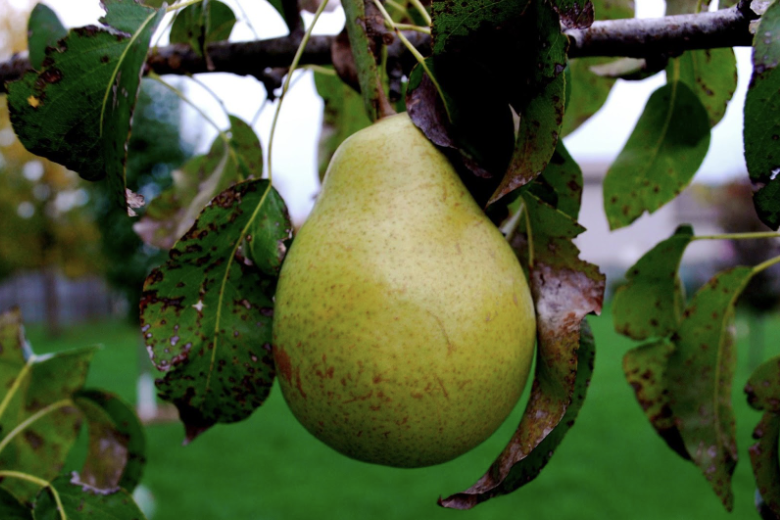
#> input picture images/pair-color.png, 780 x 520 px
$ jupyter execute examples-filtering.ipynb   (older library calls are emulated)
#> lines starting #> are read from the running program, lines starting #| are printed output that depends on the picture
[cell 1]
import numpy as np
import cv2
from matplotlib import pyplot as plt

[cell 2]
img = cv2.imread("../images/pair-color.png")
#> img is the input picture: shape (520, 780, 3); mean B, G, R 53.2, 88.5, 75.6

[cell 3]
plt.imshow(img[:,:,::-1])

[cell 4]
def imshow(img, title=""):
    plt.figure(figsize=(8, 8))
    plt.imshow(img, cmap="gray")
    _ = plt.yticks([])
    _ = plt.xticks([])
    plt.title(title)

[cell 5]
img_gray = cv2.cvtColor(img, cv2.COLOR_BGR2GRAY)
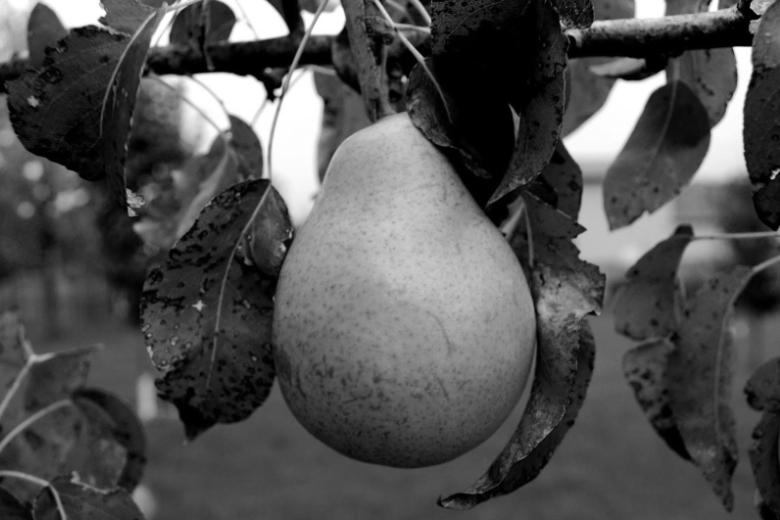
#> img_gray: shape (520, 780); min 0, max 255, mean 80.6

[cell 6]
plt.imshow(img_gray, cmap="gray")
plt.yticks([])
plt.xticks([])

[cell 7]
img_disp = np.maximum(0, np.minimum(255, img_gray.astype(int)))
plt.figure(figsize=(8, 8))
plt.imshow(img_disp, cmap="gray")
_ = plt.yticks([])
_ = plt.xticks([])

[cell 8]
# Filtering example 1 (mean filter)
filter = 1/9*np.array([
    [1, 1, 1],
    [1, 1, 1],
    [1, 1, 1],
])
img_res = cv2.filter2D(img_gray, cv2.CV_32F, filter)
img_disp = np.maximum(0, np.minimum(255, img_res.astype(int)))
plt.figure(figsize=(8, 8))
plt.imshow(img_disp, cmap="gray")
_ = plt.yticks([])
_ = plt.xticks([])

[cell 9]
# Filtering example 1 (mean filter)
filter = 1/(16**2)*np.ones((16,16))
img_res = cv2.filter2D(img_gray, cv2.CV_32F, filter)
img_disp = np.maximum(0, np.minimum(255, img_res.astype(int)))
plt.figure(figsize=(8, 8))
plt.imshow(img_disp, cmap="gray")
_ = plt.yticks([])
_ = plt.xticks([])

[cell 10]
# Boundary example with mean filter, border constant
N = 64
filter = 1/(N**2)*np.ones((N,N))
img_res = cv2.filter2D(img_gray, cv2.CV_32F, filter, borderType=cv2.BORDER_CONSTANT)
img_disp = np.maximum(0, np.minimum(255, img_res.astype(int)))
imshow(img_res)

[cell 11]
# Boundary example with mean filter, border repeat
N = 64
filter = 1/(N**2)*np.ones((N,N))
img_res = cv2.filter2D(img_gray, cv2.CV_32F, filter, borderType=cv2.BORDER_REPLICATE)
img_disp = np.maximum(0, np.minimum(255, img_res.astype(int)))
imshow(img_res)

[cell 12]
# Boundary example with mean filter, border reflect
N = 64
filter = 1/(N**2)*np.ones((N,N))
img_res = cv2.filter2D(img_gray, cv2.CV_32F, filter, borderType=cv2.BORDER_REFLECT)
img_disp = np.maximum(0, np.minimum(255, img_res.astype(int)))
imshow(img_res)

[cell 13]
# Boundary example with mean filter, border cycle
N = 64
filter = 1/(N**2)*np.ones((N,N))
img_res = cv2.filter2D(img_gray, cv2.CV_32F, filter, borderType=cv2.BORDER_WRAP)
img_disp = np.maximum(0, np.minimum(255, img_res.astype(int)))
imshow(img_res)

[cell 14]
# Boundary example with mean filter, border reflect 101
N = 64
filter = 1/(N**2)*np.ones((N,N))
img_res = cv2.filter2D(img_gray, cv2.CV_32F, filter, borderType=cv2.BORDER_REFLECT_101)
img_disp = np.maximum(0, np.minimum(255, img_res.astype(int)))
imshow(img_res)

[cell 15]
# Example image for box
img_box = np.ones((520, 780), dtype=np.uint8) * 255
img_box[128:(520-128), 256:(780-256)] = 0
imshow(img_box)

[cell 16]
#  Mean filter blur example for pear image
N = 65
filter = 1/(N**2)*np.ones((N,N))
img_res = cv2.filter2D(img_gray, cv2.CV_32F, filter, borderType=cv2.BORDER_REFLECT_101)
img_disp = np.maximum(0, np.minimum(255, img_res.astype(int)))
imshow(img_res)

[cell 17]
# Mean filter blur example for box image
N = 65
filter = 1/(N**2)*np.ones((N,N))
img_res = cv2.filter2D(img_box, cv2.CV_32F, filter, borderType=cv2.BORDER_REFLECT_101)
img_disp = np.maximum(0, np.minimum(255, img_res.astype(int)))
imshow(img_res)

[cell 18]
# Gaussian filter example
filter1D = cv2.getGaussianKernel(65, 11)
filterG = filter1D * filter1D.T
filterG /= filterG.sum()
imshow(filterG, "65 x 65 Gaussian Kernel with Std = 11")

[cell 19]
# Gaussian blur example
img_res = cv2.filter2D(img_gray, cv2.CV_32F, filterG, borderType=cv2.BORDER_REFLECT_101)
img_disp = np.maximum(0, np.minimum(255, img_res.astype(int)))
imshow(img_res, "Blurred with Gaussian Kernel")

[cell 20]
N = 31
filterM = 1/(N**2)*np.ones((N,N))
img_res = cv2.filter2D(img_gray, cv2.CV_32F, filterM, borderType=cv2.BORDER_REFLECT_101)
img_disp = np.maximum(0, np.minimum(255, img_res.astype(int)))
imshow(img_res, "Blur with Mean Filter")

[cell 21]
img_res = cv2.filter2D(img_box, cv2.CV_32F, filterG, borderType=cv2.BORDER_REFLECT_101)
img_disp = np.maximum(0, np.minimum(255, img_res.astype(int)))
imshow(img_res, "Blur with Gaussian Kernenl")

[cell 22]
img_res = cv2.filter2D(img_box, cv2.CV_32F, filterM, borderType=cv2.BORDER_REFLECT_101)
img_disp = np.maximum(0, np.minimum(255, img_res.astype(int)))
imshow(img_res, "Blur with Mean FIlter")

[cell 23]
# Gaussian filter example
std = 5
filter1D = cv2.getGaussianKernel(65, std)
filterG = filter1D * filter1D.T
filterG /= filterG.sum()
imshow(filterG, "65 x 65 Gaussian Kernel with Std = {}".format(std))

[cell 24]
# Gaussian filter example
std = 31
filter1D = cv2.getGaussianKernel(65, std)
filterG = filter1D * filter1D.T
filterG /= filterG.sum()
imshow(filterG, "65 x 65 Gaussian Kernel with Std = {}".format(std))
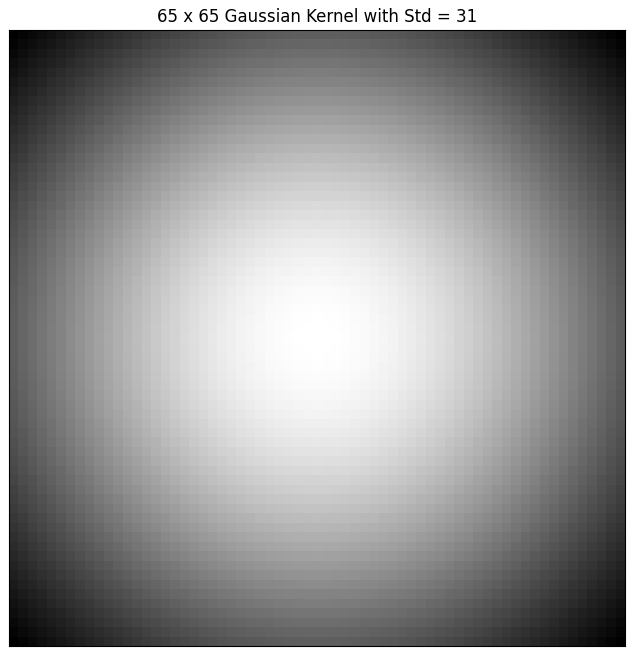
#> figure drawn by matplotlib, 1 panel

[cell 25]
# Sharpening
imshow(img_gray, "Original")
smoothed = cv2.filter2D(img_gray, cv2.CV_32F, filterG, borderType=cv2.BORDER_REFLECT_101)
detail = img_gray - smoothed
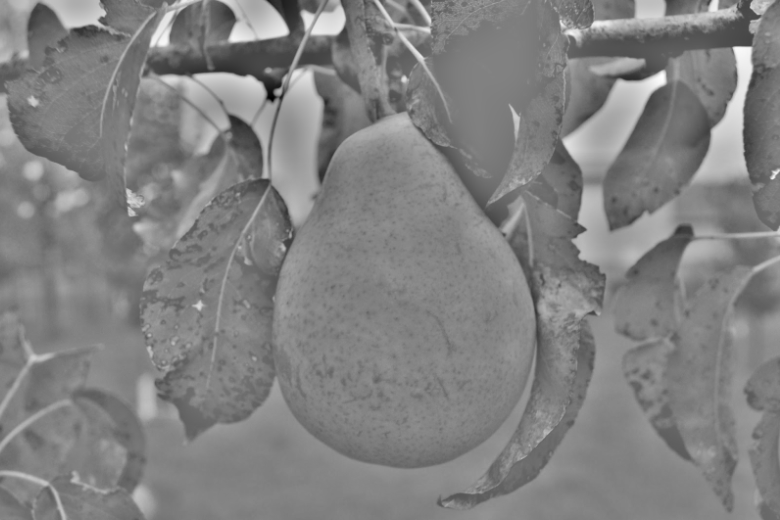
#> detail: shape (520, 780) float32; min -186.2, max 179.7, mean 0; drawn with min black and max white
imshow(detail, "Detail")
sharpened = img_gray + 1.0 * detail
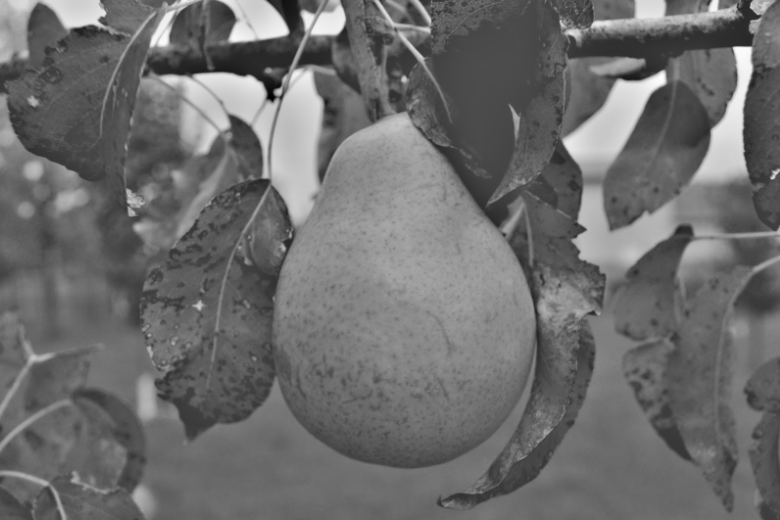
#> sharpened: shape (520, 780) float32; min -185.2, max 433.1, mean 80.6; drawn with min black and max white
img_disp = np.maximum(0, np.minimum(255, sharpened.astype(int)))
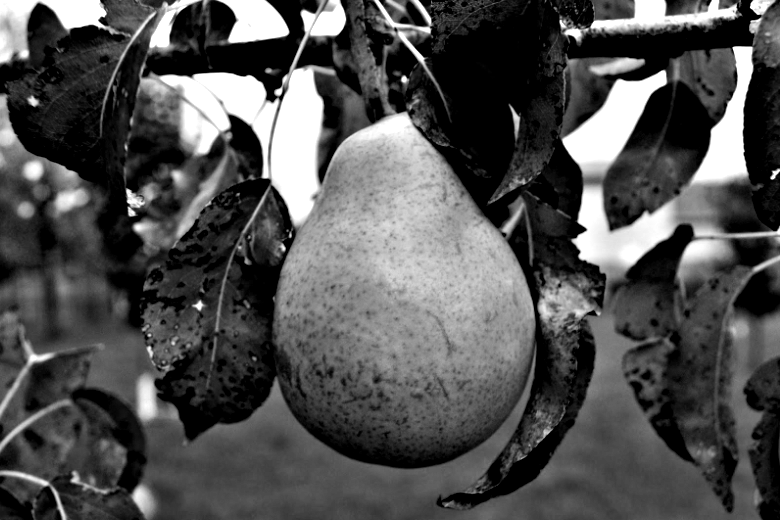
#> img_disp: shape (520, 780) int64; min 0, max 255, mean 80.8
imshow(img_disp, "Sharpened Image")

[cell 26]
# Laplacian of Gaussian Filter
from scipy.ndimage import gaussian_laplace
filter_log = np.zeros((65, 65), dtype=np.float)
filter_log[32,32] = 1.0
filter_log = gaussian_laplace(filter_log, 3)
filter_log = filter_log
imshow(filter_log * 255, "LoG Filter")

# Filtering original image with this filter
imshow(img_gray, "Original")
img_res = cv2.filter2D(img_gray, cv2.CV_32F, filter_log, borderType=cv2.BORDER_REFLECT_101)
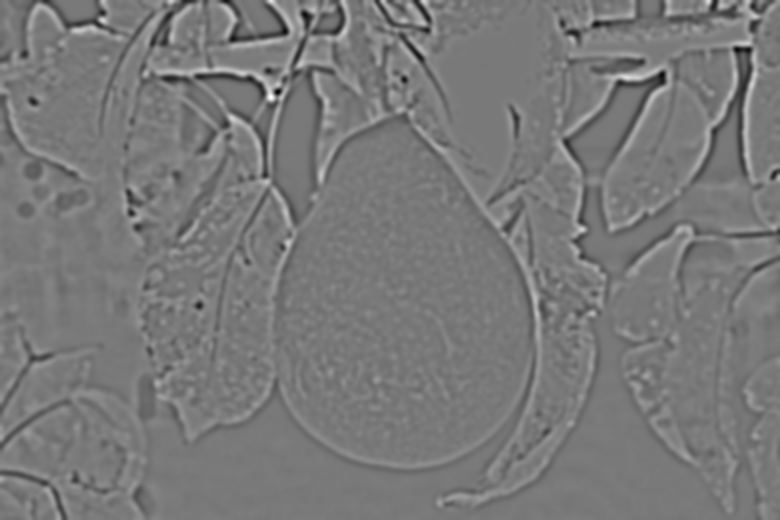
#> img_res: shape (520, 780) float32; min -10.62, max 11.64, mean -0.00955; drawn with min black and max white
imshow(img_res, "LoG Filtered")
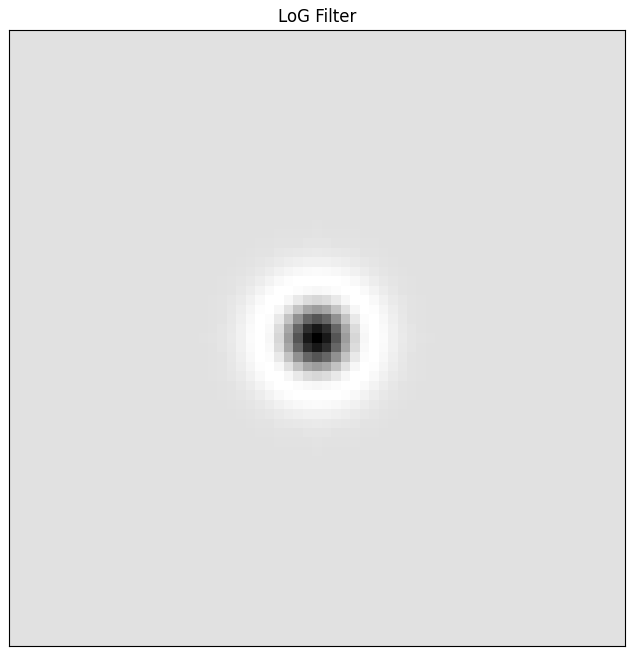
#> figure drawn by matplotlib, 1 panel

[cell 27]
# Taking the absolute and thresholding
filter_log = np.zeros((65, 65), dtype=np.float)
filter_log[32,32] = 1.0
filter_log = gaussian_laplace(filter_log, 5)
filter_log = filter_log
img_res = cv2.filter2D(img_gray, cv2.CV_32F, filter_log, borderType=cv2.BORDER_REFLECT_101)
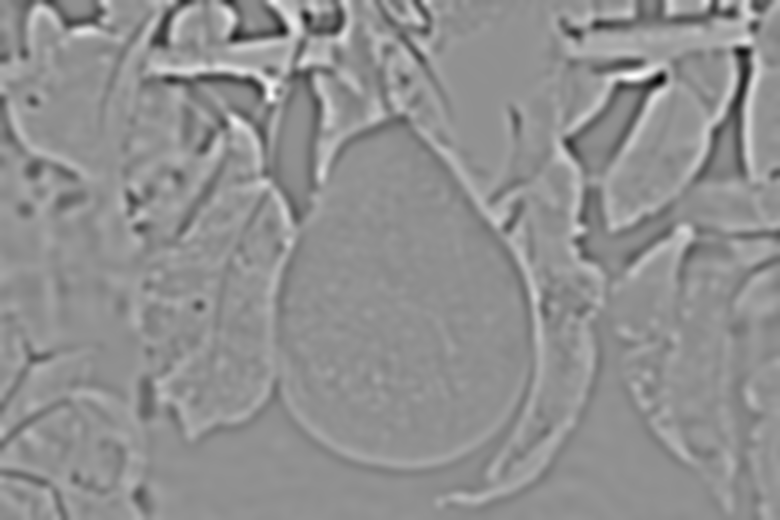
#> img_res: shape (520, 780) float32; min -4.77, max 3.62, mean -0.0047; drawn with min black and max white
imshow(abs(img_res), "LoG Filtered (abs)")

imshow(abs(img_res) > 0.4, "LoG Filtered (abs) thresholded")
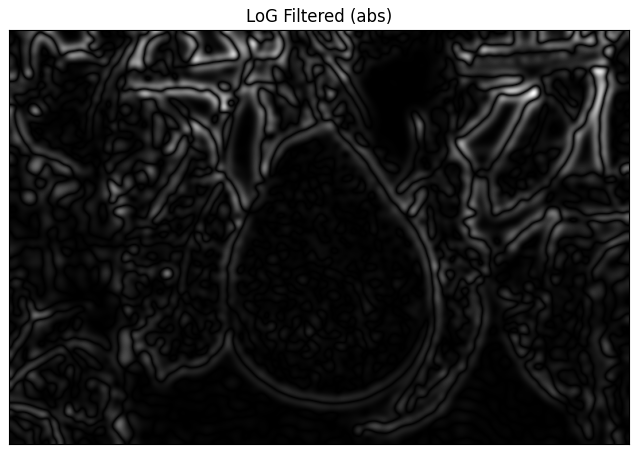
#> figure drawn by matplotlib, 1 panel
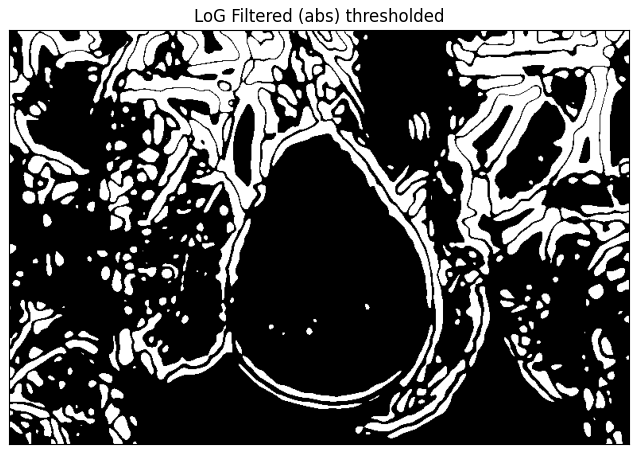
#> figure drawn by matplotlib, 1 panel
